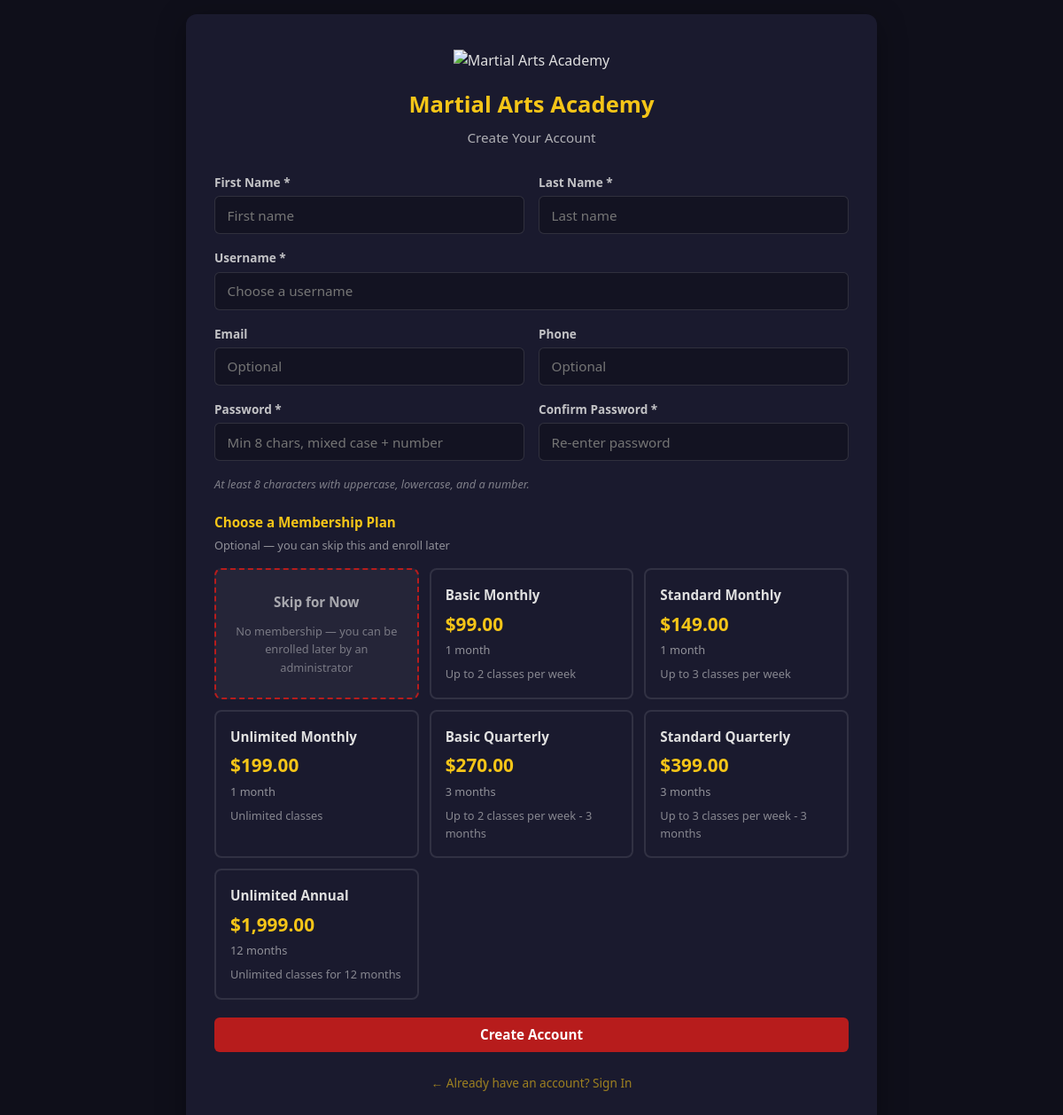
The page /register.php (signed in) on the database its author committed.
### tables this page shows
CREATE TABLE membership_plans (
    id INT PRIMARY KEY AUTO_INCREMENT,
    name VARCHAR(100) NOT NULL,
    description TEXT,
    duration_months INT NOT NULL,
    price DECIMAL(10, 2) NOT NULL,
    classes_per_week INT,
    status ENUM('active', 'inactive') DEFAULT 'active',
    created_at TIMESTAMP DEFAULT CURRENT_TIMESTAMP,
    updated_at TIMESTAMP DEFAULT CURRENT_TIMESTAMP ON UPDATE CURRENT_TIMESTAMP
);

### includes/theme.php (called while the page is built, shortened)
<?php
function get_theme(): array
{
    $defaults = [
        'studio_name'            => 'Martial Arts Academy',
        'studio_tagline'         => 'Discipline. Respect. Excellence.',
        'logo_url'               => '',
        'primary_color'          => '#b71c1c',
        'secondary_color'        => '#1a1a2e',
        'accent_color'           => '#f5c518',
        'background_color'       => '#0f0f1a',
        'text_color'             => '#e0e0e0',
        'font_family'            => "'Segoe UI', Tahoma, Geneva, Verdana, sans-serif",
        'login_background_image' => '',
        'favicon_url'            => '',
        'custom_css'             => '',
    ];
    try {
        $pdo  = get_db();
        $stmt = $pdo->query('SELECT config_key, config_value FROM studio_config');
        $rows = $stmt->fetchAll();
        foreach ($rows as $row) {
            $defaults[$row['config_key']] = $row['config_value'];
        }
    } catch (\Exception $e) {
    }
    return $defaults;
}

### register.php (the view, shortened to what this page needs)
<?php
require_once __DIR__ . '/includes/theme.php';
$pdo = get_db();
try { $pdo->exec("ALTER TABLE students ADD COLUMN username VARCHAR(50) DEFAULT NULL"); } catch (\PDOException $e) {}
try { $pdo->exec("ALTER TABLE students ADD UNIQUE INDEX idx_students_username (username)"); } catch (\PDOException $e) {}
try { $pdo->exec("ALTER TABLE students ADD COLUMN password_hash VARCHAR(255) DEFAULT NULL"); } catch (\PDOException $e) {}
try { $pdo->exec("ALTER TABLE students ADD COLUMN belt_rank VARCHAR(50) DEFAULT 'White'"); } catch (\PDOException $e) {}
try { $pdo->exec("ALTER TABLE students ADD COLUMN waiver_accepted_at DATETIME DEFAULT NULL"); } catch (\PDOException $e) {}
try { $pdo->exec("ALTER TABLE students ADD COLUMN waiver_version VARCHAR(50) DEFAULT NULL"); } catch (\PDOException $e) {}
try {
    $pdo->exec("CREATE TABLE IF NOT EXISTS login_attempts (
        id INT AUTO_INCREMENT PRIMARY KEY,
        username VARCHAR(50) NOT NULL,
        ip_address VARCHAR(45) NOT NULL,
        attempted_at TIMESTAMP DEFAULT CURRENT_TIMESTAMP,
        INDEX idx_attempts_user (username, attempted_at),
        INDEX idx_attempts_ip (ip_address, attempted_at)
    )");
} catch (\PDOException $e) {}
try {
    $pdo->exec("CREATE TABLE IF NOT EXISTS studio_config (
        id INT AUTO_INCREMENT PRIMARY KEY,
        config_key VARCHAR(100) NOT NULL UNIQUE,
        config_value TEXT NOT NULL
    )");
} catch (\PDOException $e) {}
$theme           = get_theme();
$step            = $_GET['step'] ?? 1;
$plans           = $pdo->query("SELECT * FROM membership_plans WHERE status = 'active' ORDER BY price ASC")->fetchAll();
$form = [
    'username'   => '',
    'first_name' => '',
    'last_name'  => '',
    'email'      => '',
    'phone'      => '',
    'plan_id'    => '',
];
?>
<!DOCTYPE html>
<html lang="en">
<head>
    <link rel="stylesheet" href="assets/css/style.css">
</head>
<body class="login-page">
    <div class="login-container register-container">
        <div class="login-card">
            <?php if (!empty($theme['logo_url'])): ?>
                <img src="<?= htmlspecialchars($theme['logo_url']) ?>"
                     alt="<?= htmlspecialchars($theme['studio_name']) ?>"
                     class="login-logo">
            <?php endif; ?>
            <h1 class="login-title"><?= htmlspecialchars($theme['studio_name']) ?></h1>
            <?php
            $stepLabels = ['Account', 'Payment', 'Complete'];
            if ($step == 2 || $step == 3):
            ?>
            <div class="step-indicator">
                <?php foreach ($stepLabels as $i => $label):
                    $num = $i + 1;
                    $circleClass = '';
                    $labelClass  = '';
                    $connClass   = '';
                    if ($num < $step)      { $circleClass = 'completed'; $labelClass = ''; $connClass = 'completed'; }
                    elseif ($num == $step)  { $circleClass = 'active';    $labelClass = 'active'; }
                ?>
                    <?php if ($i > 0): ?>
                        <div class="step-connector <?= $connClass ?>"></div>
                    <?php endif; ?>
                    <div class="step-item">
                        <div class="step-circle <?= $circleClass ?>"><?= $num < $step ? '&#10003;' : $num ?></div>
                        <span class="step-label <?= $labelClass ?>"><?= $label ?></span>
                    </div>
                <?php endforeach; ?>
            </div>
            <?php else: ?>
                <p class="login-tagline">Create Your Account</p>
            <?php endif; ?>
<?php
if ($step == 1): ?>
            <form method="POST" action="register.php?step=1" class="login-form" autocomplete="on">
                <div class="form-row">
                    <div class="form-group">
                        <label for="first_name">First Name *</label>
                        <input type="text" id="first_name" name="first_name"
                               value="<?= htmlspecialchars($form['first_name']) ?>"
                               placeholder="First name" required>
                    </div>
                    <div class="form-group">
                        <label for="last_name">Last Name *</label>
                        <input type="text" id="last_name" name="last_name"
                               value="<?= htmlspecialchars($form['last_name']) ?>"
                               placeholder="Last name" required>
                    </div>
                </div>
                <div class="form-group">
                    <label for="username">Username *</label>
                    <input type="text" id="username" name="username"
                           value="<?= htmlspecialchars($form['username']) ?>"
                           placeholder="Choose a username" required
                           pattern="[a-zA-Z0-9_]{3,50}"
                           title="3-50 characters: letters, numbers, underscores">
                </div>
                <div class="form-row">
                    <div class="form-group">
                        <label for="email">Email</label>
                        <input type="email" id="email" name="email"
                               value="<?= htmlspecialchars($form['email']) ?>"
                               placeholder="Optional">
                    </div>
                    <div class="form-group">
                        <label for="phone">Phone</label>
                        <input type="text" id="phone" name="phone"
                               value="<?= htmlspecialchars($form['phone']) ?>"
                               placeholder="Optional">
                    </div>
                </div>
                <div class="form-row">
                    <div class="form-group">
                        <label for="password">Password *</label>
                        <input type="password" id="password" name="password"
                               placeholder="Min 8 chars, mixed case + number" required>
                    </div>
                    <div class="form-group">
                        <label for="password_confirm">Confirm Password *</label>
                        <input type="password" id="password_confirm" name="password_confirm"
                               placeholder="Re-enter password" required>
                    </div>
                </div>
                <p class="password-hint">
                    At least 8 characters with uppercase, lowercase, and a number.
                </p>
                <?php if (!empty($plans)): ?>
                <div style="margin-top:.5rem; margin-bottom:1.25rem;">
                    <div class="plan-section-title">Choose a Membership Plan</div>
                    <div class="plan-section-subtitle">Optional — you can skip this and enroll later</div>
                    <div class="plan-grid">
                        <label class="plan-card plan-card-skip">
                            <div class="plan-card-inner">
                                <div class="plan-card-name">Skip for Now</div>
                                <div class="plan-card-desc">No membership — you can be enrolled later by an administrator</div>
                            </div>
                        </label>
                        <?php foreach ($plans as $plan):
                            $billingFreq = $plan['billing_frequency'] ?? 'upfront';
                            $isMonthly   = ($billingFreq === 'monthly' && $plan['duration_months'] > 1);
                            $displayPrice = $isMonthly
                                ? '$' . number_format($plan['price'] / $plan['duration_months'], 2) . '/mo'
                                : '$' . number_format($plan['price'], 2);
                        ?>
                        <label class="plan-card">
                            <div class="plan-card-inner">
                                <div class="plan-card-name"><?= htmlspecialchars($plan['name']) ?></div>
                                <div class="plan-card-price"><?= $displayPrice ?></div>
                                <div class="plan-card-duration">
                                    <?= $plan['duration_months'] ?> month<?= $plan['duration_months'] > 1 ? 's' : '' ?>
                                </div>
                                <?php if (!empty($plan['description'])): ?>
                                    <div class="plan-card-desc"><?= htmlspecialchars($plan['description']) ?></div>
                                <?php endif; ?>
                            </div>
                        </label>
                        <?php endforeach; ?>
                    </div>
                </div>
                <?php endif; ?>
                <button type="submit" id="submit-btn" class="btn btn-primary btn-block">Create Account</button>
            </form>
            <div class="login-footer">
                <a href="login.php" class="admin-link">&larr; Already have an account? Sign In</a>
            </div>
<?php
endif; ?>
        </div>
    </div>
</body>
</html>

### assets/css/style.css (style rules this page uses)
*, *::before, *::after { box-sizing: border-box; margin: 0; padding: 0; }
html { font-size: 16px; -webkit-font-smoothing: antialiased; }
body { font-family: var(--font-family); background-color: var(--background-color); color: var(--text-color); line-height: 1.6; min-height: 100vh; }
a { color: var(--accent-color); text-decoration: none; }
img { max-width: 100%; height: auto; }
.login-page { display: flex; align-items: center; justify-content: center; min-height: 100vh; padding: 1rem; }
.login-container { width: 100%; max-width: 420px; }
.login-card { background: var(--secondary-color); border-radius: 12px; padding: 2.5rem 2rem; text-align: center; box-shadow: 0 8px 32px rgba(0, 0, 0, .35); }
.login-logo { max-height: 80px; margin-bottom: 1rem; }
.login-title { font-size: 1.6rem; font-weight: 700; color: var(--accent-color); margin-bottom: .25rem; }
.login-tagline { font-size: .95rem; opacity: .75; margin-bottom: 1.75rem; }
.login-form, .branding-form { text-align: left; }
.form-group { margin-bottom: 1rem; }
.form-group label { display: block; font-size: .85rem; font-weight: 600; margin-bottom: .3rem; color: var(--text-color); opacity: .85; }
.form-group input[type="text"], .form-group input[type="password"], .form-group input[type="email"], .form-group textarea { width: 100%; padding: .65rem .85rem; border: 1px solid rgba(255,255,255,.12); border-radius: 6px; background: rgba(0,0,0,.25); color: var(--text-color); font-size: .95rem; font-family: inherit; transition: border-color .2s; }
.form-row { display: grid; grid-template-columns: 1fr 1fr; gap: 1rem; }
.btn { display: inline-block; padding: .6rem 1.25rem; border: none; border-radius: 6px; font-size: .95rem; font-weight: 600; cursor: pointer; text-align: center; transition: opacity .2s, transform .1s; font-family: inherit; }
.btn-primary { background: var(--primary-color); color: #fff; }
.btn-block { display: block; width: 100%; }
.login-footer { margin-top: 1.5rem; font-size: .85rem; }
.admin-link { opacity: .6; }
.register-container { max-width: 780px; }
.password-hint { font-size: .8rem; opacity: .5; margin-bottom: 1.25rem; font-style: italic; }
.plan-section-title { font-size: .95rem; font-weight: 700; color: var(--accent-color); margin-bottom: .25rem; }
.plan-section-subtitle { font-size: .8rem; opacity: .6; margin-bottom: 1rem; }
.plan-grid { display: grid; grid-template-columns: repeat(auto-fill, minmax(200px, 1fr)); gap: .75rem; margin-bottom: 1.25rem; }
.plan-card { position: relative; cursor: pointer; }
.plan-card-inner { border: 2px solid rgba(255,255,255,.1); border-radius: 8px; padding: 1rem; transition: border-color .2s, background .2s; height: 100%; }
.plan-card input[type="radio"]:checked + .plan-card-inner { border-color: var(--primary-color); background: rgba(255,255,255,.05); }
.plan-card-name { font-weight: 700; font-size: .95rem; margin-bottom: .25rem; }
.plan-card-price { font-size: 1.3rem; font-weight: 700; color: var(--accent-color); margin-bottom: .15rem; }
.plan-card-duration { font-size: .8rem; opacity: .6; }
.plan-card-desc { font-size: .8rem; opacity: .55; margin-top: .4rem; }
.plan-card-skip .plan-card-inner { border-style: dashed; text-align: center; display: flex; flex-direction: column; align-items: center; justify-content: center; min-height: 100px; }
.plan-card-skip .plan-card-name { opacity: .7; }
.plan-card-skip .plan-card-desc { opacity: .45; }

### rows shown on the page
membership_plans: name "Basic Monthly", price "$99.00", duration_months "1", description "Up to 2 classes per week"
membership_plans: name "Standard Monthly", price "$149.00", duration_months "1", description "Up to 3 classes per week"
membership_plans: name "Unlimited Monthly", price "$199.00", duration_months "1", description "Unlimited classes"
membership_plans: name "Basic Quarterly", price "$270.00", duration_months "3", description "Up to 2 classes per week - 3 months"
membership_plans: name "Standard Quarterly", price "$399.00", duration_months "3", description "Up to 3 classes per week - 3 months"
membership_plans: name "Unlimited Annual", price "$1,999.00", duration_months "12", description "Unlimited classes for 12 months"

### other values the page prints
$theme['studio_name'] "Martial Arts Academy"
